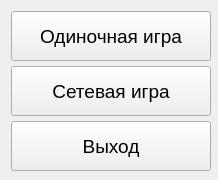
<?xml version="1.0" encoding="UTF-8"?>
<ui version="4.0">
 <class>MainMenuWdt</class>
 <widget class="QWidget" name="MainMenuWdt">
  <property name="geometry">
   <rect>
    <x>0</x>
    <y>0</y>
    <width>218</width>
    <height>180</height>
   </rect>
  </property>
  <property name="minimumSize">
   <size>
    <width>218</width>
    <height>180</height>
   </size>
  </property>
  <property name="windowTitle">
   <string>Form</string>
  </property>
  <layout class="QVBoxLayout" name="vBox">
   <item>
    <widget class="QPushButton" name="singleBtn">
     <property name="minimumSize">
      <size>
       <width>200</width>
       <height>50</height>
      </size>
     </property>
     <property name="font">
      <font>
       <pointsize>14</pointsize>
      </font>
     </property>
     <property name="text">
      <string>Одиночная игра</string>
     </property>
    </widget>
   </item>
   <item>
    <widget class="QPushButton" name="onlineBtn">
     <property name="minimumSize">
      <size>
       <width>200</width>
       <height>50</height>
      </size>
     </property>
     <property name="font">
      <font>
       <pointsize>14</pointsize>
      </font>
     </property>
     <property name="text">
      <string>Сетевая игра</string>
     </property>
    </widget>
   </item>
   <item>
    <widget class="QPushButton" name="exitBtn">
     <property name="minimumSize">
      <size>
       <width>200</width>
       <height>50</height>
      </size>
     </property>
     <property name="font">
      <font>
       <pointsize>14</pointsize>
      </font>
     </property>
     <property name="text">
      <string>Выход</string>
     </property>
    </widget>
   </item>
  </layout>
 </widget>
 <resources/>
 <connections/>
</ui>
